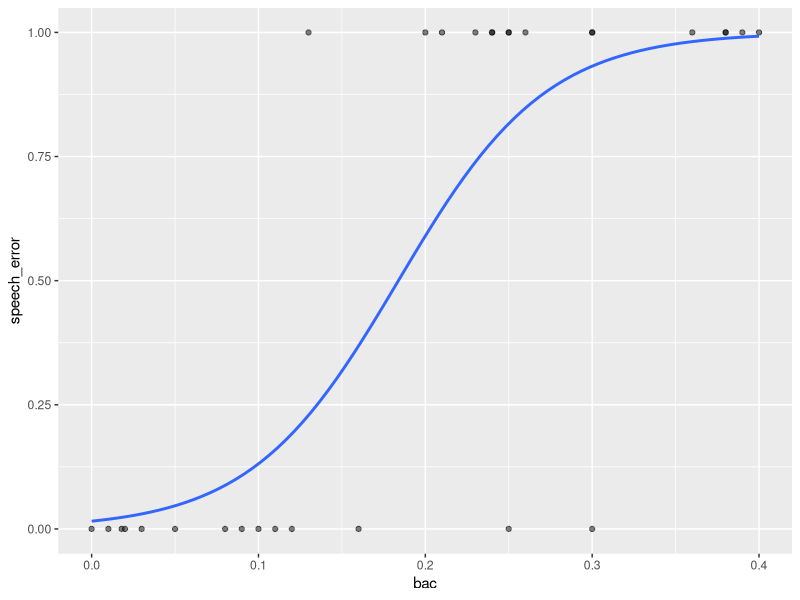
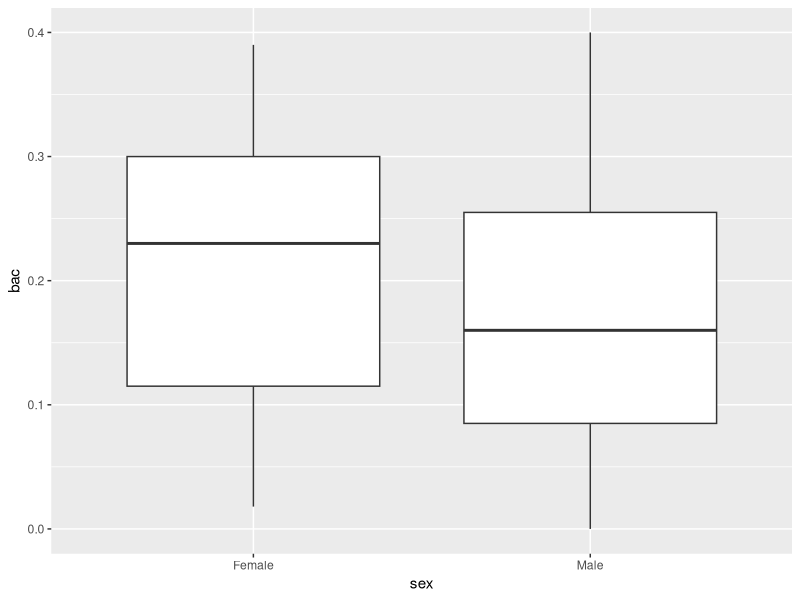
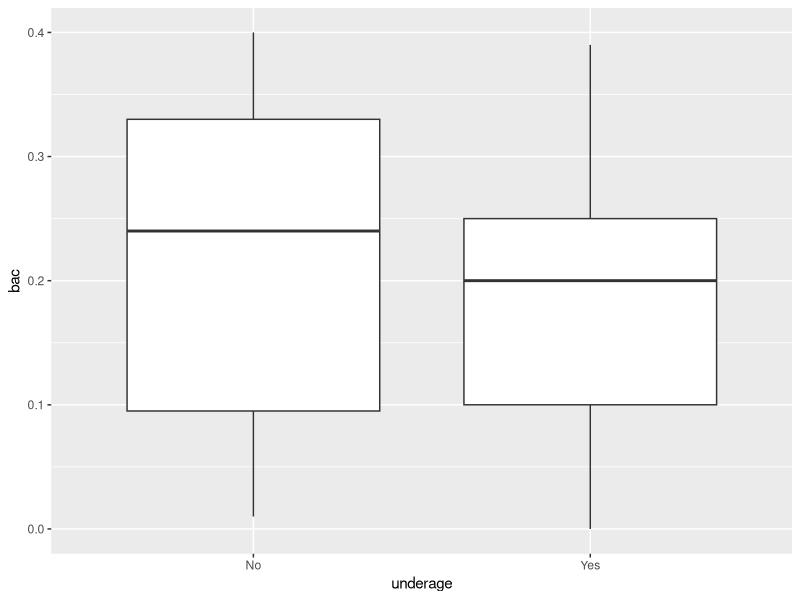

Write the R code that produced these figures, in order.
## ---- chunk 1
library(tidyverse)

# Create a `tibble`, i.e., a data frame in Tidyverse
df <- tibble(
  id = 1:30, 
  speech_error = c(1, 0, 1, 0, 1, 0, 1, 0, 1, 0, 1, 1, 1, 0, 0, 0, 1, 1, 1, 0, 0, 0, 0, 0, 1, 1, 1, 1, 0, 1),
  bac = c(0.2, 0, 0.3, 0.1, 0.4, 0.05, 0.3, 0.3, 0.25, 0.25, 0.39, 0.38, 0.36, 0.01, 0.02, 0.03, 0.24, 0.26, 0.25, 0.11, 0.12, 0.09, 0.08, .018, 0.21, 0.24, 0.23, 0.13, 0.16, 0.38),
  sex = c('Female', 'Male', 'Female', 'Male', 'Male', 'Female', 'Female', 'Male', 'Male', 'Female', 'Female', 'Female', 'Male', 'Male', 'Female', 'Male', 'Male', 'Male', 'Female', 'Female', 'Female', 'Male', 'Male', 'Female', 'Female', 'Male', 'Female', 'Male', 'Male', 'Female'),
  underage = c('Yes', 'Yes', 'Yes', 'No', 'No', 'Yes', 'No', 'No', 'Yes', 'Yes', 'Yes', 'No', 'No', 'No', 'Yes', 'No', 'Yes', 'Yes', 'No', 'No', 'Yes', 'No', 'Yes', 'No', 'Yes', 'No', 'No', 'Yes', 'Yes', 'No')
  )

# This function writes the data to a CSV file in the `data` folder in this directory
# write_csv(df, 'data/fake_bac_corpus.csv')
## ---- chunk 2
ggplot(df, aes(x=bac, y=speech_error)) + 
  geom_point(alpha=.5) +
  stat_smooth(method="glm", se=FALSE, method.args = list(family=binomial))
## ---- chunk 3
model <- glm(speech_error ~ bac, data = df, family=binomial())
summary(model)
## ---- chunk 4
model <- glm(speech_error ~ bac + sex, data = df, family=binomial())
summary(model)
## ---- chunk 5
model <- glm(speech_error ~ bac + underage + sex, data = df, family=binomial())
summary(model)
## ---- chunk 6
ggplot(data = df, aes(x = sex, y = bac)) +
  geom_boxplot()
## ---- chunk 7
ggplot(data = df, aes(x = underage, y = bac)) +
  geom_boxplot()
## ---- chunk 8
# t.test(df$y, df$x, paired=T, alternative="greater")
